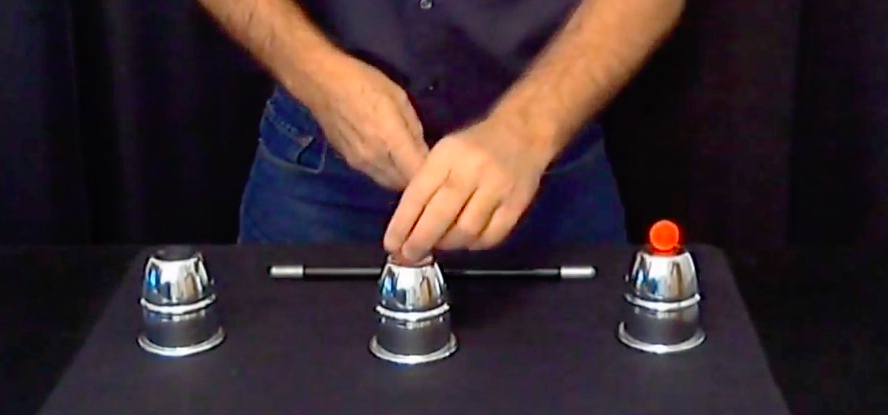
#> input picture img.png, 888 x 415 px
$ python -i find_hands.py   (imports and definitions only)   (older library calls are emulated)
#> lines starting #> are read from the running program, lines starting #| are printed output that depends on the picture; after the words box and inside, x2 and y2 are one past the last pixel; in counts of white or black regions, pixels touching at a corner belong together
#> further down, picture is the input picture: shape (415, 888, 3); mean B, G, R 47.8, 43.2, 57.7
import numpy as np
import cv2
from matplotlib import pyplot as plt

# [1 line not run here, left out]
#used variables
lowerskinHSV1 = np.array([0,30,80],np.uint8)
upperskinHSV1 = np.array([15,255,255],np.uint8)

lowerskinHSV2 = np.array([170,30,80],np.uint8)
upperskinHSV2 = np.array([180,255,255],np.uint8)

lowerskinBGR = np.array([20,40,95],np.uint8)
upperskinBGR = np.array([255,255,255],np.uint8)


lowerskinYCC = np.array([80,135,85],np.uint8)
upperskinYCC = np.array([255,180,135],np.uint8)

bins=48

# [41 lines left out: functions backProject, movement, movingSkin, not called in this run]

def skinColor(frame):
    bins=256
    HSV = cv2.cvtColor(frame, cv2.COLOR_BGR2HSV)
#> HSV: shape (415, 888, 3); mean H, S, V 115.5, 104, 63.7
    Ycrcb = cv2.cvtColor(frame, cv2.COLOR_BGR2YCR_CB)
#> Ycrcb: shape (415, 888, 3); mean of channels 0, 1, 2 48.1, 134.9, 127.9
    mask1 = np.uint8(cv2.inRange(HSV, lowerskinHSV1, upperskinHSV1) | cv2.inRange(HSV, lowerskinHSV2, upperskinHSV2))
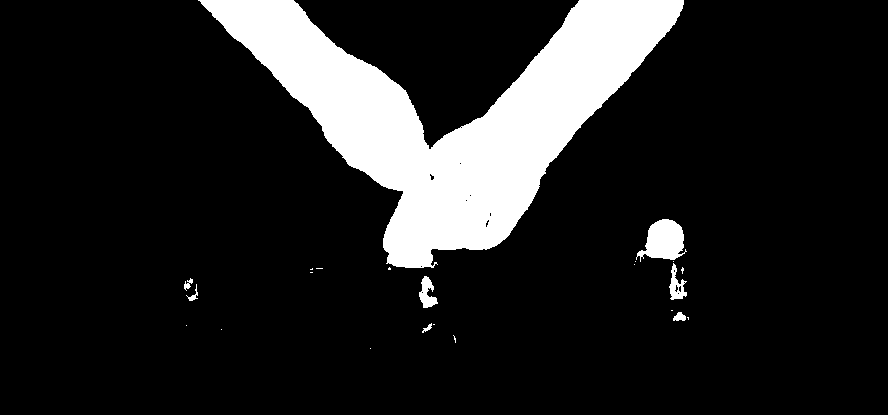
#> mask1: shape (415, 888); 13.7% white; 23 white regions (15 under 20 px), largest, box (x1, y1, x2, y2) and area: (198, 0, 684, 268) 48186, (636, 219, 687, 262) 1344, (419, 276, 438, 308) 334
    mask2 = cv2.inRange(Ycrcb, lowerskinYCC, upperskinYCC)
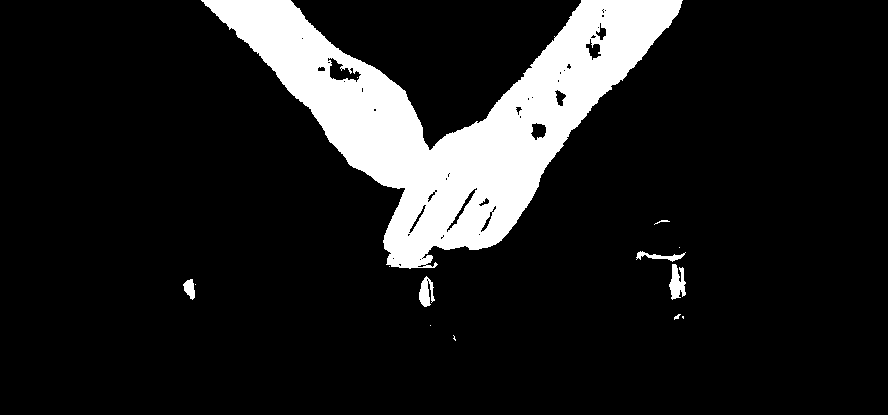
#> mask2: shape (415, 888); 12.4% white; 14 white regions (7 under 20 px), largest, box (x1, y1, x2, y2) and area: (201, 0, 683, 269) 44660, (669, 264, 686, 300) 391, (419, 276, 435, 307) 302
    bgr1 = cv2.inRange(frame, lowerskinBGR, upperskinBGR)
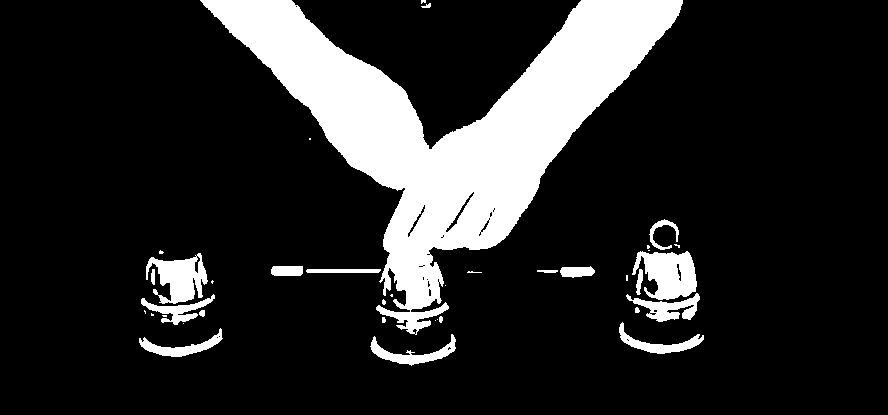
#> bgr1: shape (415, 888); 16.1% white; 38 white regions (18 under 20 px), largest, box (x1, y1, x2, y2) and area: (200, 0, 683, 335) 49655, (632, 251, 697, 300) 2128, (146, 253, 208, 304) 1798
    bgr2=((np.amax(frame,axis=2)-np.amin(frame,axis=2))>15)*255
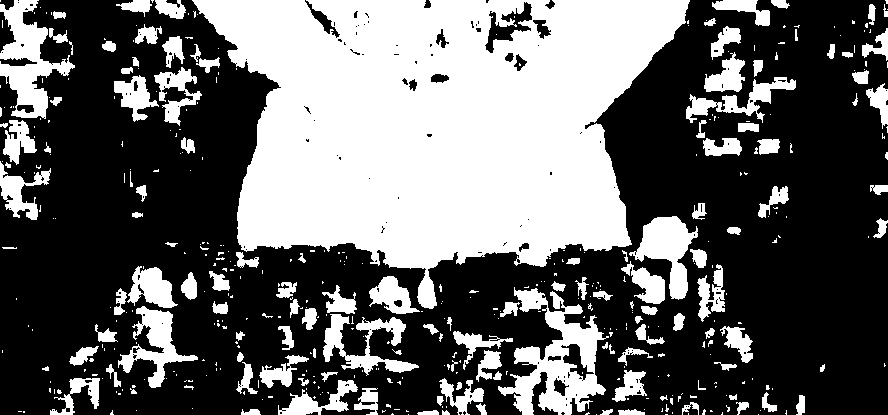
#> bgr2: shape (415, 888) int64; 39.5% white; 451 white regions (319 under 20 px), largest, box (x1, y1, x2, y2) and area: (192, 0, 690, 309) 97372, (498, 287, 609, 415) 6001, (0, 0, 75, 119) 3763
    bgr3= ((frame[:,:,0]<frame[:,:,2]) & (frame[:,:,1]<frame[:,:,2]))*255
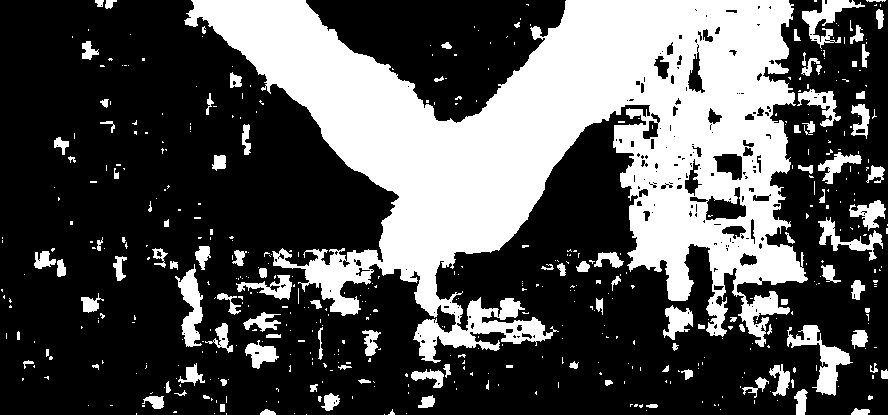
#> bgr3: shape (415, 888) int64; 32.7% white; 503 white regions (391 under 20 px), largest, box (x1, y1, x2, y2) and area: (184, 0, 808, 363) 101301, (787, 325, 853, 396) 1461, (175, 264, 203, 347) 1119
    bgr4= (np.abs(frame[:,:,1]-frame[:,:,2])>15)*255
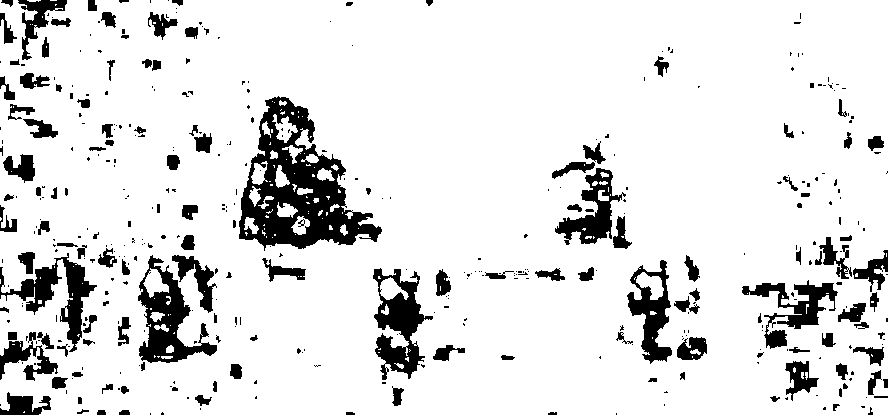
#> bgr4: shape (415, 888) int64; 88.1% white; 421 black regions (282 under 20 px), largest, box (x1, y1, x2, y2) and area: (239, 96, 382, 251) 9391, (138, 255, 217, 363) 3235, (373, 268, 433, 380) 3044
    mask3=np.uint8(bgr3 & bgr2 & bgr1 & bgr4)
#> mask3: shape (415, 888); 13.3% white; 12 white regions (7 under 20 px), largest, box (x1, y1, x2, y2) and area: (200, 0, 683, 307) 47450, (636, 251, 688, 299) 821, (649, 219, 679, 250) 282, (181, 272, 195, 300) 246, (674, 313, 680, 320) 24
    result=cv2.erode(mask1 & mask3,None,2)
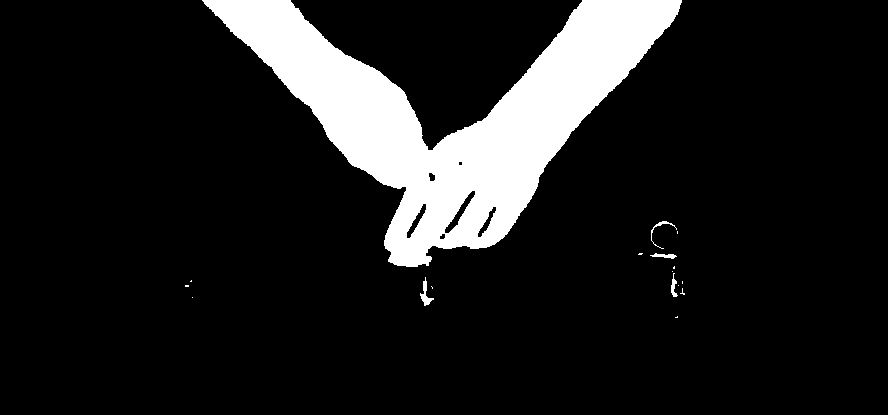
#> result: shape (415, 888); 12.3% white; 17 white regions (12 under 20 px), largest, box (x1, y1, x2, y2) and area: (202, 0, 682, 267) 44854, (420, 277, 434, 306) 138, (651, 221, 677, 249) 87, (650, 253, 677, 259) 84, (671, 273, 678, 297) 80
   # result=cv2.dilate(result,3)
    result=cv2.medianBlur(result,3)
#> result: shape (415, 888); 12.3% white; 9 white regions (4 under 20 px), largest, box (x1, y1, x2, y2) and area: (202, 0, 682, 267) 44878, (420, 280, 433, 306) 132, (652, 253, 676, 259) 81, (671, 278, 677, 297) 71, (651, 221, 674, 233) 57
    return result

# [4 lines left out: function show, not called in this run]


class handSubstractor:
    # [43 lines left out: functions __init__, next, hand_mask, not called in this run]


>>> import cv2
>>> picture = cv2.imread('img.png')
>>> result = skinColor(picture)
